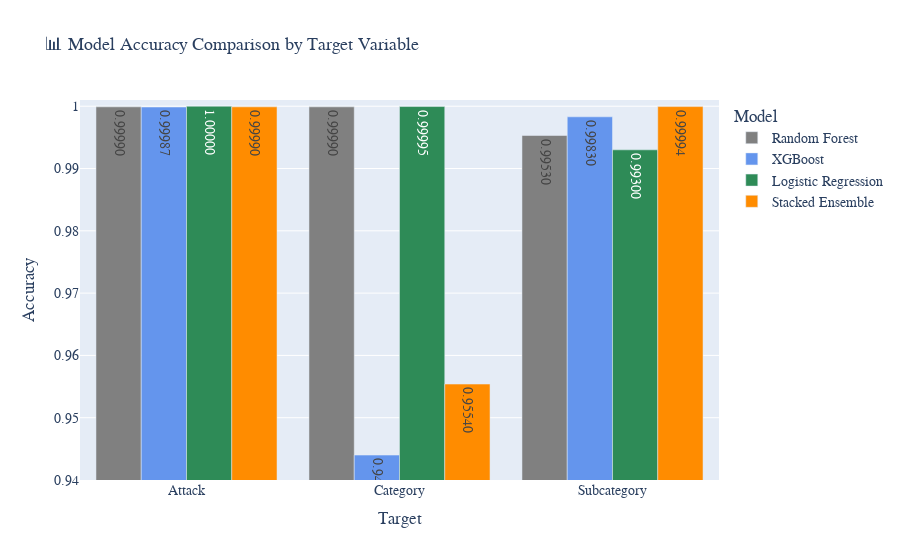

Notebook source saved alongside this figure:
### Code cell
import plotly.express as px
import pandas as pd

# Data
df_acc = pd.DataFrame({
    "Model": ["Random Forest", "XGBoost", "Logistic Regression", "Stacked Ensemble"] * 3,
    "Target": ["Attack", "Category", "Subcategory"] * 4,
    "Accuracy": [
        0.9999, 0.9440, 0.9930,       # Random Forest
        0.9999, 0.9999, 0.9983,       # XGBoost
        1.0000, 0.9554, 0.9953,       # Logistic
        0.99987, 0.99995, 0.99994     # Stacked
    ]
})

fig = px.bar(
    df_acc,
    x="Target",
    y="Accuracy",
    color="Model",
    barmode="group",
    color_discrete_map={
        "Stacked Ensemble": "darkorange",
        "Random Forest": "gray",
        "XGBoost": "cornflowerblue",
        "Logistic Regression": "seagreen"
    },
    title="📊 Model Accuracy Comparison by Target Variable",
    text_auto=".5f"
)

fig.update_layout(
    yaxis=dict(range=[0.94, 1.001]),
    font=dict(family="Serif", size=14),
    title_font=dict(size=18),
    legend_title_text="Model",
    bargap=0.15
)

fig.show()

### Figure 1 — Plotly figure (JSON) as saved in the notebook; plotly's stock layout.template omitted (floating-point values rounded to 4 significant figures)
{"data": [{"alignmentgroup": "True", "hovertemplate": "Model=Random Forest<br>Target=%{x}<br>Accuracy=%{y}<extra></extra>", "legendgroup": "Random Forest", "marker": {"color": "gray", "pattern": {"shape": ""}}, "name": "Random Forest", "offsetgroup": "Random Forest", "orientation": "v", "showlegend": true, "textposition": "auto", "texttemplate": "%{y:.5f}", "type": "bar", "x": ["Attack", "Category", "Subcategory"], "xaxis": "x", "y": [0.9999, 0.9999, 0.9953], "yaxis": "y"}, {"alignmentgroup": "True", "hovertemplate": "Model=XGBoost<br>Target=%{x}<br>Accuracy=%{y}<extra></extra>", "legendgroup": "XGBoost", "marker": {"color": "cornflowerblue", "pattern": {"shape": ""}}, "name": "XGBoost", "offsetgroup": "XGBoost", "orientation": "v", "showlegend": true, "textposition": "auto", "texttemplate": "%{y:.5f}", "type": "bar", "x": ["Category", "Subcategory", "Attack"], "xaxis": "x", "y": [0.944, 0.9983, 0.9999], "yaxis": "y"}, {"alignmentgroup": "True", "hovertemplate": "Model=Logistic Regression<br>Target=%{x}<br>Accuracy=%{y}<extra></extra>", "legendgroup": "Logistic Regression", "marker": {"color": "seagreen", "pattern": {"shape": ""}}, "name": "Logistic Regression", "offsetgroup": "Logistic Regression", "orientation": "v", "showlegend": true, "textposition": "auto", "texttemplate": "%{y:.5f}", "type": "bar", "x": ["Subcategory", "Attack", "Category"], "xaxis": "x", "y": [0.993, 1, 1.0], "yaxis": "y"}, {"alignmentgroup": "True", "hovertemplate": "Model=Stacked Ensemble<br>Target=%{x}<br>Accuracy=%{y}<extra></extra>", "legendgroup": "Stacked Ensemble", "marker": {"color": "darkorange", "pattern": {"shape": ""}}, "name": "Stacked Ensemble", "offsetgroup": "Stacked Ensemble", "orientation": "v", "showlegend": true, "textposition": "auto", "texttemplate": "%{y:.5f}", "type": "bar", "x": ["Attack", "Category", "Subcategory"], "xaxis": "x", "y": [0.9999, 0.9554, 0.9999], "yaxis": "y"}], "layout": {"bargap": 0.15, "barmode": "group", "font": {"family": "Serif", "size": 14}, "legend": {"title": {"text": "Model"}, "tracegroupgap": 0}, "title": {"font": {"size": 18}, "text": "📊 Model Accuracy Comparison by Target Variable"}, "xaxis": {"anchor": "y", "domain": [0, 1], "title": {"text": "Target"}}, "yaxis": {"anchor": "x", "domain": [0, 1], "range": [0.94, 1.001], "title": {"text": "Accuracy"}}}}
